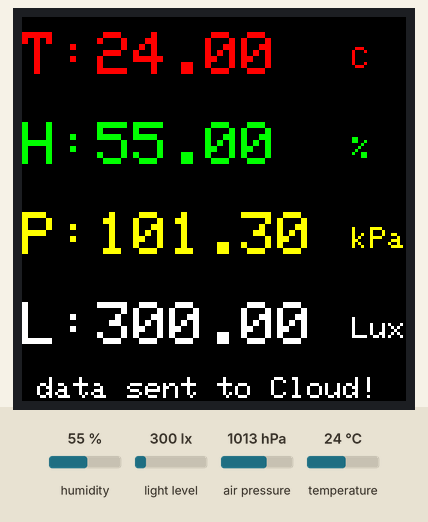
Simulated run of this sketch. Board: Arduino MKR. On the bench: 128×128 colour display. The test bench sets the inputs (shaded band); at power-on: humidity 55 %, light level 300 lx, air pressure 1013 hPa, temperature 24 °C. WiFi joins after 1.5 s; servers stay silent unless stated; what the sketch prints to the serial monitor is not drawn.

Above: at 14.8 s.
14.9 s: humidity set to 22 %
At 21.5 s:
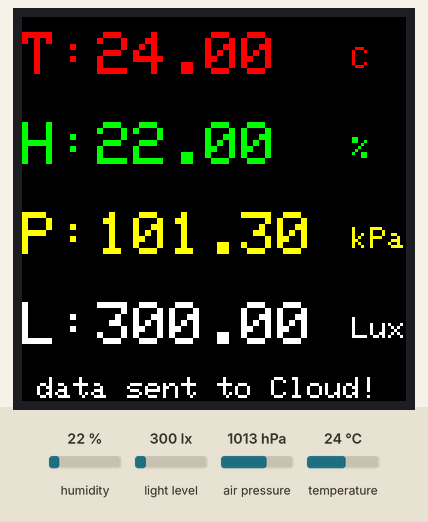
22.6 s: light level set to 40 lx
At 28.25 s:
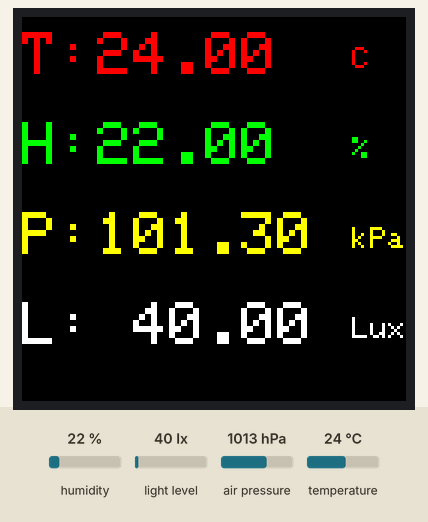
29.8 s: air pressure set to 952 hPa
At 36.7 s:
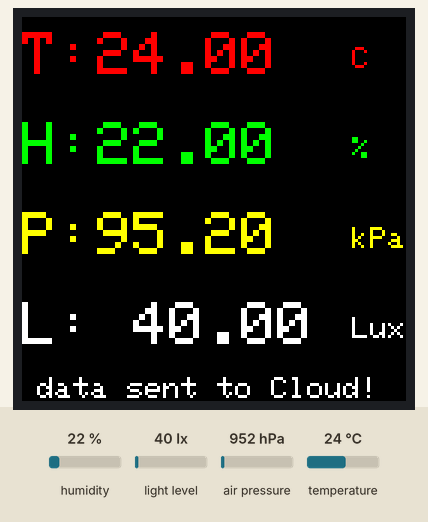
37.0 s: temperature set to 12 °C
At 43.3 s:
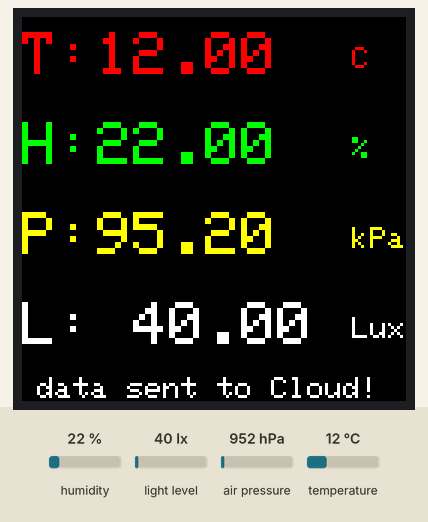
44.3 s: humidity set to 40 %
At 51.0 s:
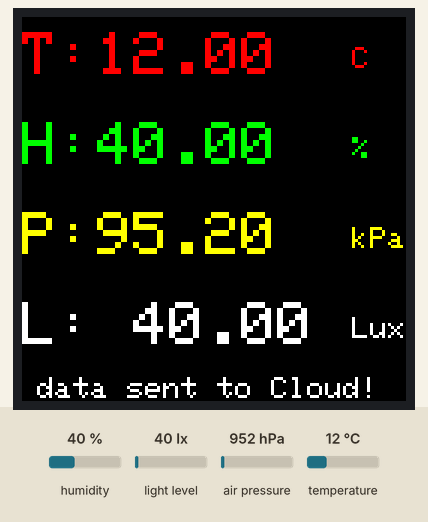
Timing chart, 0 to 52.5 s (numbered marks = the images above; inputs shaded):
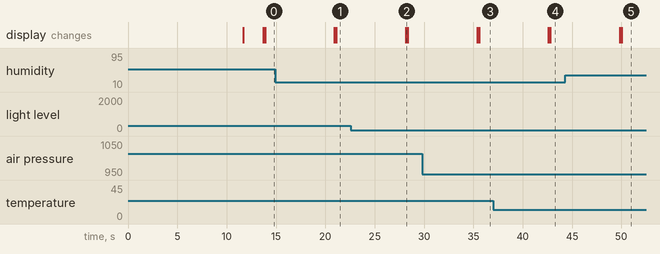

The sketch:

readsensors_sendtoadafruit_iotcloud.ino
```cpp
/*
 *
  MKR ENV Shield - Read Sensors

  This example reads the sensors on-board the MKR ENV shield
  and send them to the Adafruit IOT Cloud

  The circuit:
  - Arduino MKR board
  - Arduino MKR ENV Shield attached

*/

#include <ArduinoJson.h>
#include <avr/dtostrf.h>
#include <SPI.h>

////////////////////////////////
#include <Arduino_MKRENV.h>

////////////////////////////////
#include <Adafruit_GFX.h>     // Core graphics library
#include <Adafruit_ST7735.h>  // Hardware-specific library for ST7735

#define TFT_CS        3
#define TFT_RST       2
#define TFT_DC        1

Adafruit_ST7735 tft = Adafruit_ST7735(TFT_CS, TFT_DC, TFT_RST);

/////////////////////////
#include <WiFiNINA.h>
#include "arduino_secrets.h"

char ssid[] = SECRET_SSID;         // your network SSID (name)
char pass[] = SECRET_PASS;         // your network password (use for WPA, or use as key for WEP)
int status = WL_IDLE_STATUS;
char server[] = "io.adafruit.com"; // name address for Adafruit IOT Cloud

///////////////////////////
float _temperature = 0;
float _humidity = 0;
float _pressure = 0;
float _lux = 0;

unsigned long lastConnectionTime = 0;              // last time you connected to the server, in milliseconds
const unsigned long postingInterval = 7000;       // delay between updates, in milliseconds

// Initialize the client library
WiFiClient client;

void setup() {

  Serial.begin(9600);
  //while (!Serial); // wait for serial port to connect. Needed for native USB port only

  // Init ST7735R chip, green tab
  tft.initR(INITR_144GREENTAB);

  tft.fillScreen(ST77XX_BLACK);

  // Init MKR ENV shield
  if (!ENV.begin()) {
    Serial.println("Failed to initialize MKR ENV shield!");
    while (1);
  }

  connectToWIFI();

}

void loop() {

 // if 7 seconds have passed since your last connection,
  // then connect again and send data:
  if (millis() - lastConnectionTime > postingInterval)
  {
    readSensors();
    displayValuesOnTFT();
    displayValuesOnSerial();
    httpRequest(); // send data to Cloud
  }

}


/*
 * This method makes a HTTP connection to the server and post deread sensor values
 * to the Adafruit IOT Cloud
 */

void httpRequest()
{


/*
 * https://io.adafruit.com/api/docs/#operation/createGroupData
 *
 * POST /{username}/groups/{group_key}/data
 *
 * JSON:
 *
{
  "location": {
    "lat": 0,
    "lon": 0,
    "ele": 0
  },
  "feeds": [
    {
      "key": "string",
      "value": "string"
    }
  ],
  "created_at": "string"
}
 */

  const size_t capacity = JSON_ARRAY_SIZE(3) + 3*JSON_OBJECT_SIZE(2) + 2*JSON_OBJECT_SIZE(3) + 130;
  StaticJsonDocument<capacity> doc;

   // Add the "location" object
  JsonObject location = doc.createNestedObject("location");
  location["lat"] = 0;
  location["lon"] = 0;
  location["ele"] = 0;

  // Add the "feeds" array
  JsonArray feeds = doc.createNestedArray("feeds");
  JsonObject feed1 = feeds.createNestedObject();
  feed1["key"] = "temperature";
  feed1["value"] = _temperature;
  JsonObject feed2 = feeds.createNestedObject();
  feed2["key"] = "humidity";
  feed2["value"] = _humidity;
  JsonObject feed3 = feeds.createNestedObject();
  feed3["key"] = "pressure";
  feed3["value"] = _pressure;
  JsonObject feed4 = feeds.createNestedObject();
  feed4["key"] = "light_intensity";
  feed4["value"] = _lux;


  // close any connection before send a new request.
  // This will free the socket on the Nina module
  client.stop();

  Serial.println("\nStarting connection to server...");
  if (client.connect(server, 80))
  {
    Serial.println("connected to server");
    // Make a HTTP request:
    client.println("POST /api/v2/" IO_USERNAME "/groups/" IO_GROUP "/data HTTP/1.1");
    client.println("Host: io.adafruit.com");
    client.println("Connection: close");
    client.print("Content-Length: ");
    client.println(measureJson(doc));
    client.println("Content-Type: application/json");
    client.println("X-AIO-Key: " IO_KEY);

    // Terminate headers with a blank line
    client.println();
    // Send JSON document in body
    serializeJson(doc, client);

    // note the time that the connection was made:
    lastConnectionTime = millis();

    testdrawtext(5,120,"data sent to Cloud!", ST77XX_WHITE,1);
    Serial.println("data sent!");

  } else {
    // if you couldn't make a connection:
    testdrawtext(10,120,"connection failed!", ST77XX_WHITE,1);
    Serial.println("connection failed!");
  }


}

void connectToWIFI()
{
   // check for the WiFi module:
  if (WiFi.status() == WL_NO_MODULE) {
    Serial.println("Communication with WiFi module failed!");
    // don't continue
    while (true);
  }

  String fv = WiFi.firmwareVersion();
  if (fv < "1.0.0") {
    Serial.println("Please upgrade the firmware");
  }

  // attempt to connect to Wifi network:
  while (status != WL_CONNECTED) {
    testdrawtext(0,0,"Attempting to connect to SSID:", ST77XX_WHITE,1);
    testdrawtext(0,20,ssid, ST77XX_WHITE,1);
    Serial.print("Attempting to connect to SSID: ");
    Serial.println(ssid);
    // Connect to WPA/WPA2 network. Change this line if using open or WEP network:
    status = WiFi.begin(ssid, pass);

    // wait 10 seconds for connection:
    delay(10000);
  }

  testdrawtext(0,40,"Connected to wifi", ST77XX_WHITE,1);
  Serial.println("Connected to wifi");
  delay(2000);
  printWifiStatus();
}


void printWifiStatus() {
  // print the SSID of the network you're attached to:
  Serial.print("SSID: ");
  Serial.println(WiFi.SSID());

  // print your board's IP address:
  IPAddress ip = WiFi.localIP();
  Serial.print("IP Address: ");
  Serial.println(ip);

  // print the received signal strength:
  long rssi = WiFi.RSSI();
  Serial.print("signal strength (RSSI):");
  Serial.print(rssi);
  Serial.println(" dBm");
}


void testdrawtext(int x, int y, char *text, uint16_t color, int size) {
  tft.setCursor(x, y);
  tft.setTextColor(color);
  tft.setTextWrap(true);
  tft.setTextSize(size);
  tft.print(text);
}

//Read sensors value: Temperature, Humidity, Pressure, Lux
void readSensors()
{
  _temperature = ENV.readTemperature();
  _humidity = ENV.readHumidity();
  _pressure = ENV.readPressure();
  _lux = ENV.readLux();
}

// Display values on TFT
void displayValuesOnTFT()
{

  // float to char conversion
  char temperature[6];
  char humidity[6];
  char pressure[7];
  char lux[8];

  dtostrf(_temperature, 5, 2, temperature);
  dtostrf(_humidity, 5, 2, humidity);
  dtostrf(_pressure, 5, 2, pressure);
  dtostrf(_lux, 6, 2, lux);

  // Display on TFT
  tft.fillScreen(ST77XX_BLACK);

  testdrawtext(0,5,"T:", ST77XX_RED,2);
  testdrawtext(25,5,temperature, ST77XX_RED,2);
  testdrawtext(110,10,"C", ST77XX_RED,1);

  testdrawtext(0,35,"H:", ST77XX_GREEN,2);
  testdrawtext(25,35,humidity, ST77XX_GREEN,2);
  testdrawtext(110,40,"%", ST77XX_GREEN,1);

  testdrawtext(0,65,"P:", ST77XX_YELLOW,2);
  testdrawtext(25,65,pressure, ST77XX_YELLOW,2);
  testdrawtext(110,70,"kPa", ST77XX_YELLOW,1);

  testdrawtext(0,95,"L:", ST77XX_WHITE,2);
  testdrawtext(25,95,lux, ST77XX_WHITE,2);
  testdrawtext(110,100,"Lux", ST77XX_WHITE,1);

}

// Display values on Serial Port
void displayValuesOnSerial()
{
  Serial.println();

  Serial.print("Temperature = ");
  Serial.print(_temperature);
  Serial.println(" °C");

  Serial.print("Humidity    = ");
  Serial.print(_humidity);
  Serial.println(" %");

  Serial.print("Pressure    = ");
  Serial.print(_pressure);
  Serial.println(" kPa");

  Serial.print("Lux     = ");
  Serial.println(_lux);

  Serial.println();

}
```

arduino_secrets.h
```cpp
#define SECRET_SSID ""
#define SECRET_PASS ""
#define IO_USERNAME ""
#define IO_GROUP    "env-room1"
#define IO_KEY      ""
```

Measured:
- after the input at 14.9 s, the display: first changes after 6.0 s (image 1 shows a later state)
- after the input at 22.6 s, the display: changes after 5.6 s (image 2)
- after the input at 29.8 s, the display: first changes after 5.6 s (image 3 shows a later state)
- after the input at 37.0 s, the display: first changes after 5.6 s (image 4 shows a later state)
- after the input at 44.3 s, the display: first changes after 5.5 s (image 5 shows a later state)
